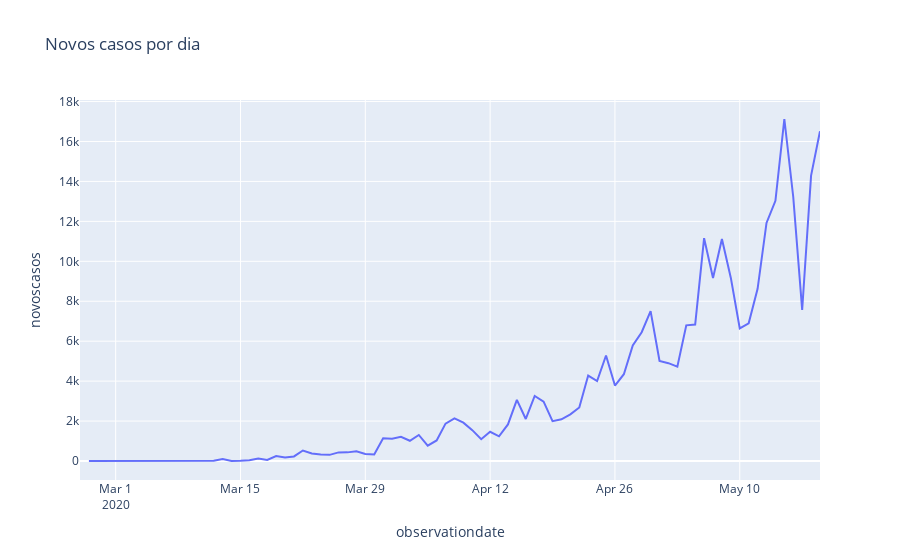

Here is the notebook cell this chart was saved with:
### Code cell
# Plot
px.line(brasil, 'observationdate', 'novoscasos', title='Novos casos por dia')
